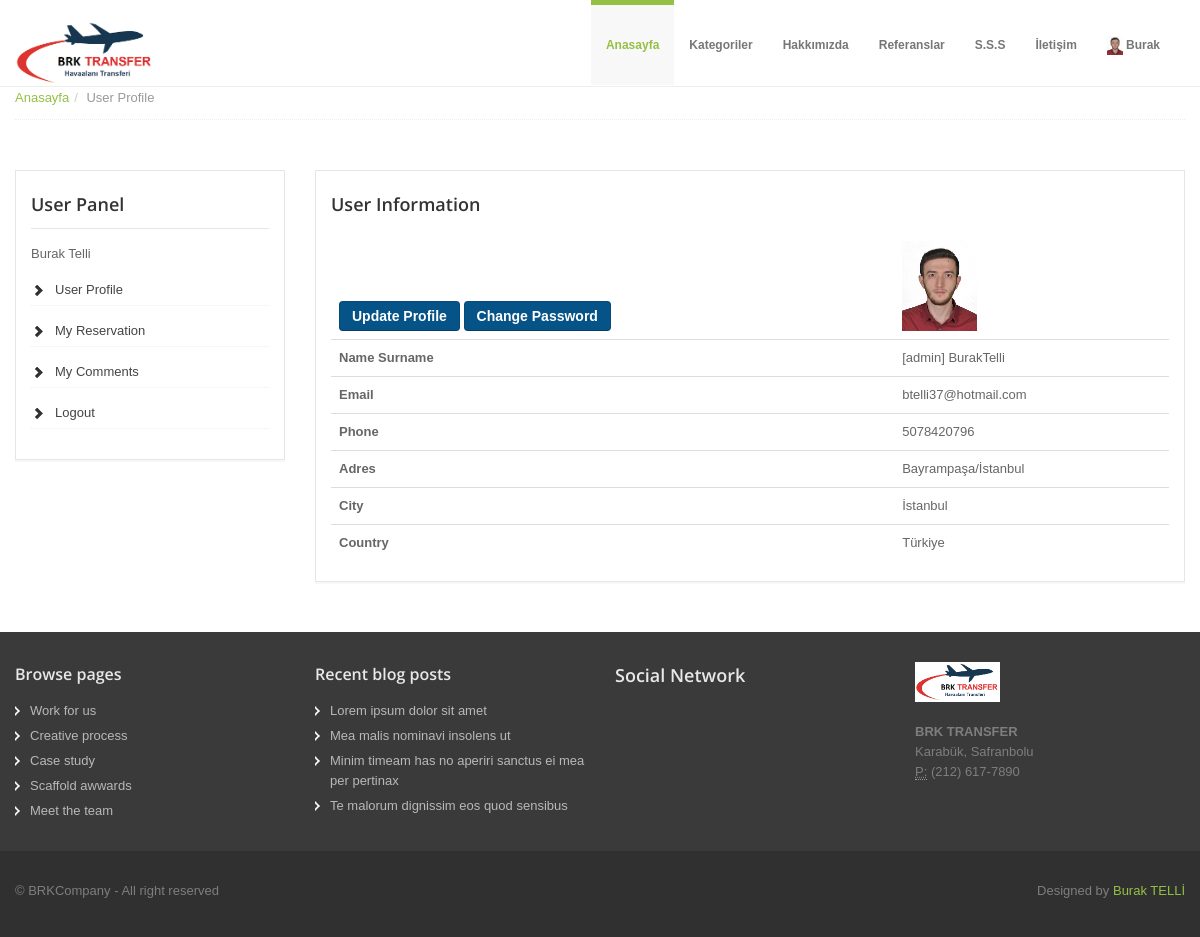
/user/ (signed in), run on an earlier commit of the app's database.
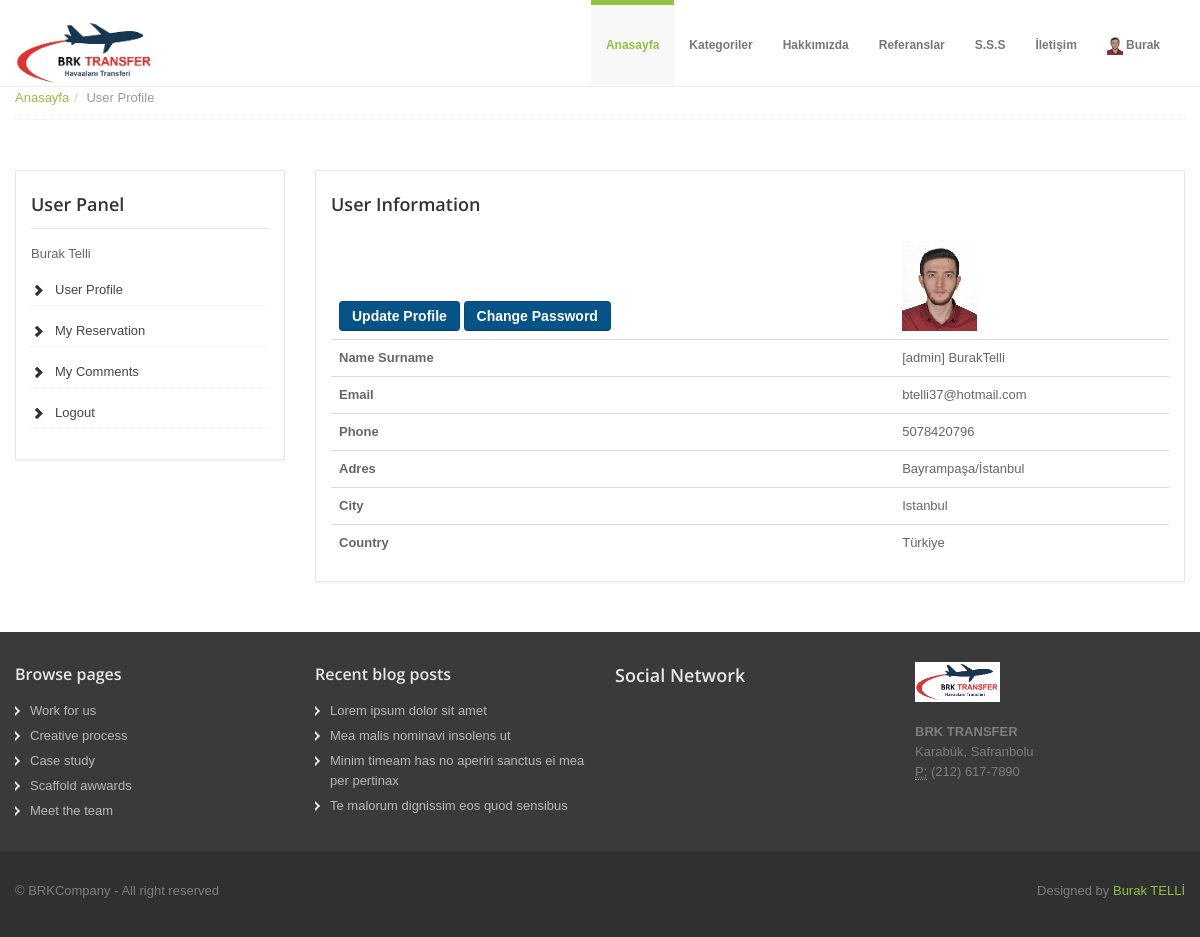
And on a later commit of the database.
### home/models.py (models this page shows, shortened)
class UserProfile(models.Model):
    user = models.OneToOneField(User, on_delete=models.CASCADE)
    phone = models.CharField(blank=True, max_length=20)
    address = models.CharField(blank=True, max_length=150)
    city = models.CharField(blank=True, max_length=20)
    country = models.CharField(blank=True, max_length=20)
    image = models.ImageField(blank=True, upload_to='images/users/')
    def user_name(self):
        return '[' +self.user.username + '] ' +self.user.first_name+self.user.last_name
    def image_tag(self):
        return mark_safe('<img src="{}" height="50"/>'.format(self.image.url))
    image_tag.short_description = 'Image'

### user/views.py (the view)
# urls.py: path('', views.index, name='index'),
def index(request):
    category = Category.objects.all()
    current_user = request.user
    profile = UserProfile.objects.get(user_id=current_user.id)
    name = profile.user_name
    context = {
        'category': category,
        'profile': profile,
        'name': name,
    }
    return render(request, 'user_profile.html', context)

### user/templates/user_profile.html (shortened to what this page needs)
{% extends "homebase.html" %}
{% block body %}
<section id="breadcrumb">
    <div class="container">
        <div class="row">
            <div class="span12">
                <ul class="breadcrumb notop">
                    <li><a href="/">Anasayfa</a><span class="divider">/</span></li>
                    <li class="active">User Profile</li>
                </ul>
            </div>
        </div>
    </div>
</section>
<section id="maincontent">
    <div class="container">
        <div class="row">
            <div class="span3">
                <aside>
                    {% include "user_panel.html" %}
                </aside>
            </div>
            <div class="span9">
                <aside>
                    <h4>User Information</h4>
                    <table class="table">
                        <thead>
                        <tr>
                            <th class="text-left">
                                <a href="/user/update/" class="btn btn-primary">Update Profile</a>
                                <a href="/user/password" class="btn btn-primary">Change Password</a>
                            </th>
                            <td>
                                <img src="{{ profile.image.url }}" style="height: 90px">
                            </td>
                        </tr>
                        <tr>
                            <th>Name Surname</th>
                            <td>{{ name }}</td>
                        </tr>
                        <tr>
                            <th>Email</th>
                            <td>{{ profile.user.email }}</td>
                        </tr>
                        <tr>
                            <th>Phone</th>
                            <td>{{ profile.phone }}</td>
                        </tr>
                        <tr>
                            <th>Adres</th>
                            <td>{{ profile.address }}</td>
                        </tr>
                        <tr>
                            <th>City</th>
                            <td>{{ profile.city }}</td>
                        </tr>
                        <tr>
                            <th>Country</th>
                            <td>{{ profile.country }}</td>
                        </tr>
                        </thead>
                    </table>
                </aside>
            </div>
        </div>
    </div>
</section>
{% endblock %}

### home/templates/header.html (shortened to what this page needs)
{% load static %}
<header>
  <div class="navbar navbar-fixed-top">
    <div class="navbar-inner">
      <div class="container">
        <a class="brand logo" href="/"><img src="{% static 'assets/img/resim.png'%}" height="140" width="140" alt=""></a>
        <div class="navigation">
          <nav>
            <ul class="nav topnav">
              <li class="dropdown active">
                <a href="/">Anasayfa</a>
              </li>
              <li class="dropdown">
                <a href="#">Kategoriler</a>
                  {% load mptt_tags %}
              </li>
              <li class="dropdown">
                <a href="/hakkimizda">Hakkımızda</a>
              </li>
              <li class="dropdown">
                <a href="/referanslar">Referanslar</a>
              </li>
              <li class="dropdown">
                <a href="/sss">S.S.S</a>
              </li>
              <li class="dropdown">
                <a href="/iletisim">İletişim</a>
              </li>
              <li class="dropdown">
                {% if user.id is not None %}
                <a href="#"><img alt="image" src="{{ profile.image.url }}" style="height: 19px">
                  {{ user.first_name }}</a>
                {% else %}
                <a href="#">Login/Join</a>
                {% endif %}
              </li>
            </ul>
          </nav>
        </div>
      </div>
    </div>
  </div>
</header>

What changed in the data, as far as the page shows it:
changed UserProfile "Bayrampaşa/İstanbul": city "İstanbul" → "Istanbul"
